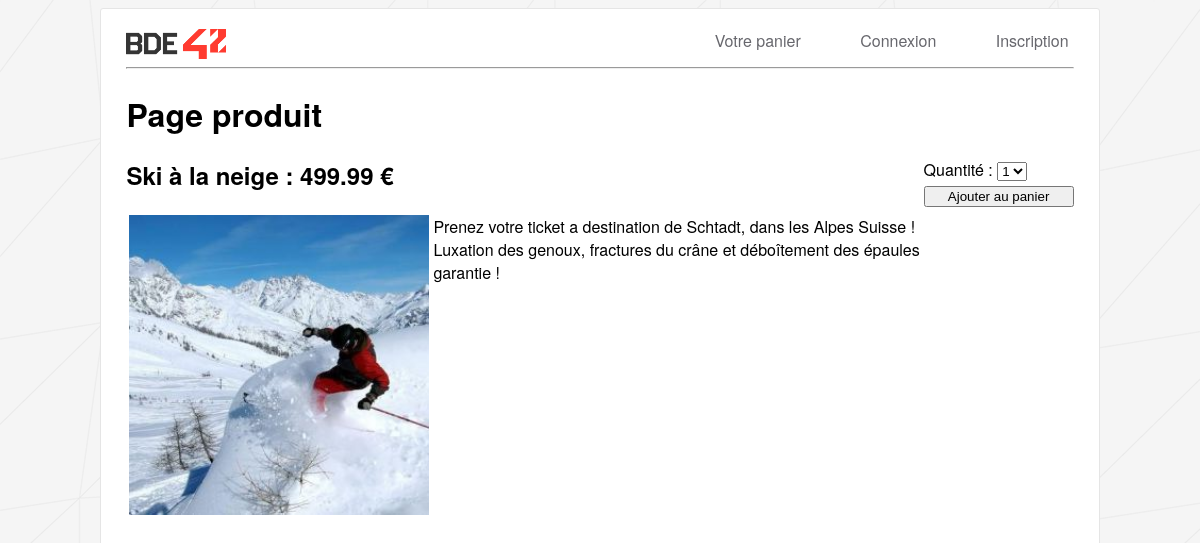
The app's page /?page=product&id=2 with its own data.
### tables this page shows
CREATE TABLE `product` (
  `id` int(11) NOT NULL,
  `name` varchar(255) NOT NULL,
  `price` int(11) NOT NULL,
  `picture` varchar(512) NOT NULL,
  `description` text NOT NULL
);

### controllers/product.php (called while the page is built, shortened)
<?php
$view = array();
$product = get_produit($conn, $_GET['id']);
if ($product)
{
	$view['path'] = 'product.php';
	$view['product'] = $product;
}
else
{
	$view['path'] = '404.php';
}

### bdd.php (called while the page is built, shortened)
<?php
function shit($result)
{
	$all = array();
	while(($row = mysqli_fetch_assoc($result))) {
	    $all[] = $row;
	}
	return ($all);
}
function get_produit($conn, $id)
{
	$req = 'SELECT id, name, ROUND(price / 100, 2) as price, picture, description FROM product WHERE id = \''.mysqli_real_escape_string($conn, $id).'\' LIMIT 1;';
	$req = mysqli_query($conn, $req);
	$sql = 'SELECT id_category FROM category_product WHERE  id_product = \''.mysqli_real_escape_string($conn, $id).'\';';
	$product_data = mysqli_fetch_assoc($req);
	$req = mysqli_query($conn, $sql);
	if (mysqli_num_rows($req))
	{
		$tab = shit($req);
		$cat = array();
		foreach ($tab as $val) {
			$cat[] = $val['id_category'];
		}
		$product_data['id_category'] =  implode(',', $cat);
	}
	return $product_data;
}

### views/product.php (the view, shortened to what this page needs)
<h1>Page produit</h1>
<div style="float:right;width:150px;
	">
	<form action="" method="POST">
		Quantité :
		<select name="quantity">
		   <option>1</option>
		</select> <br/>
		<input type="submit" name="submit" value="Ajouter au panier" class="p100" style="margin-top:5px;">
	</form>
</div>
<?php
	echo '<h2>'.$view['product']['name'].' : '.$view['product']['price'].' €</h2>';
 	echo '<table style="p100"><tr><td><img src="'.$view['product']['picture'].'" alt="" style="width:300px;"/></td><td valign="top">'.nl2br($view['product']['description']).'</td></tr></table>';
	?>

### views/base.php (style rules this page uses)
body { font-family: "Helvetica Neue",Helvetica,Arial,sans-serif; background-image: url("img/bg.gif"); }
.p100 { width: 100%; }

### records on screen
product: name "Ski à la neige", picture (picture), description "Prenez votre ticket a destination de Schtadt, dans les Alpes Suisse ! Luxation des genoux, fractures du crâne et déboîtement des épaules garantie !"

### other values on screen
$view['product']['price'] "499.99"
